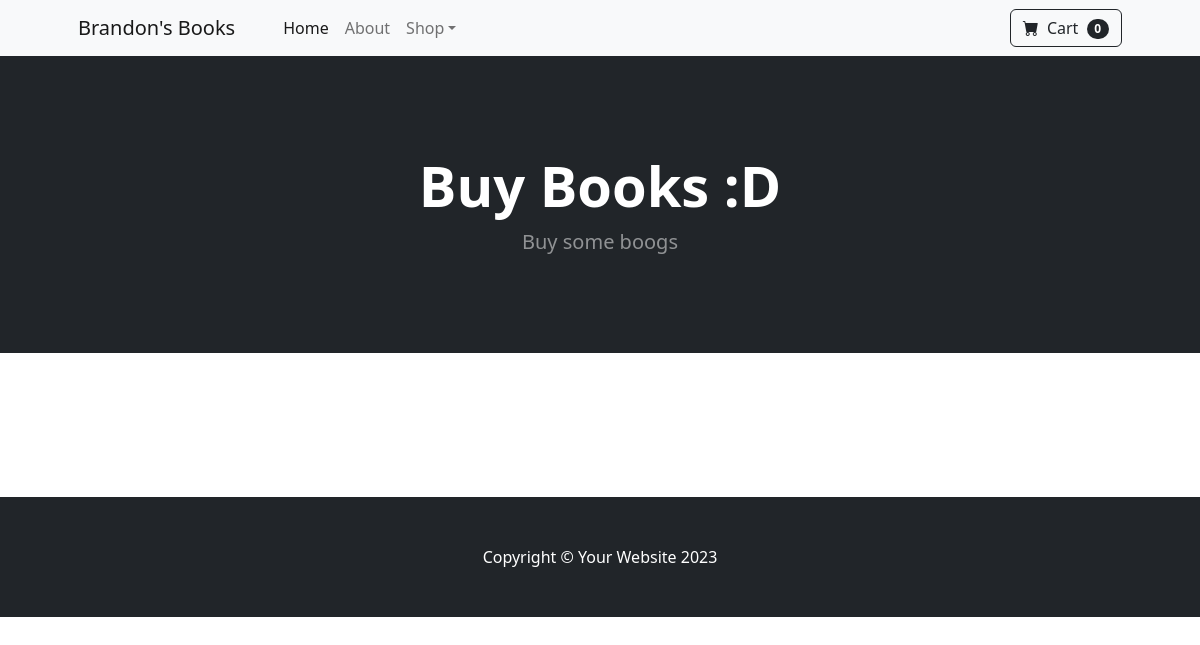
The app's page /, older data.
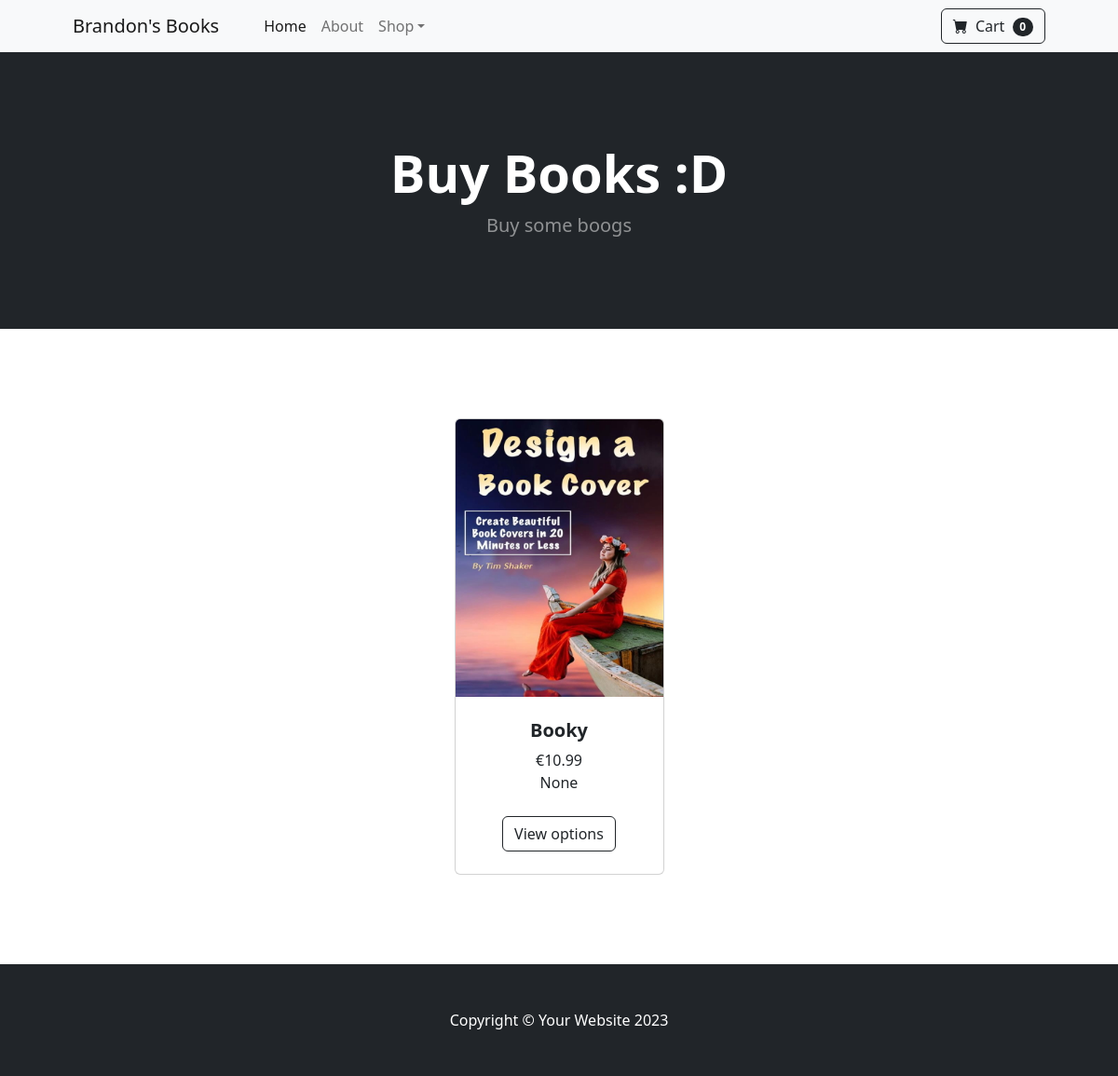
The same page, newer data.
### store/models.py (models this page shows, shortened)
class Product(models.Model):
    name = models.CharField(max_length=100)
    price = models.DecimalField(default=0, decimal_places=2, max_digits=9)
    category = models.ForeignKey(Category, on_delete=models.CASCADE, default=1)
    description = models.CharField(max_length=250, default='', blank=True, null=True)
    image = models.ImageField(upload_to='uploads/product/')
    is_sale = models.BooleanField(default=False)
    sale_price = models.DecimalField(default=0, decimal_places=2, max_digits=9)

### store/views.py (the view)
# urls.py: path('', views.home, name='home'),
def home(request):
    products = Product.objects.all()
    return render(request, 'home.html', {'products':products})

### store/templates/home.html (shortened to what this page needs)
{% load static %}
<!DOCTYPE html>
<html lang="en">
    <head>
        <link href="https://cdn.jsdelivr.net/npm/bootstrap-icons@1.5.0/font/bootstrap-icons.css" rel="stylesheet" />
        <link href="{% static 'css/styles.css' %}" rel="stylesheet" />
    </head>
    <body>
        <nav class="navbar navbar-expand-lg navbar-light bg-light">
            <div class="container px-4 px-lg-5">
                <a class="navbar-brand" href="#!">Brandon's Books</a>
                <div class="collapse navbar-collapse" id="navbarSupportedContent">
                    <ul class="navbar-nav me-auto mb-2 mb-lg-0 ms-lg-4">
                        <li class="nav-item"><a class="nav-link active" aria-current="page" href="#!">Home</a></li>
                        <li class="nav-item"><a class="nav-link" href="#!">About</a></li>
                        <li class="nav-item dropdown">
                            <a class="nav-link dropdown-toggle" id="navbarDropdown" href="#" role="button" data-bs-toggle="dropdown" aria-expanded="false">Shop</a>
                        </li>
                    </ul>
                    <form class="d-flex">
                        <button class="btn btn-outline-dark" type="submit">
                            <i class="bi-cart-fill me-1"></i>
                            Cart
                            <span class="badge bg-dark text-white ms-1 rounded-pill">0</span>
                        </button>
                    </form>
                </div>
            </div>
        </nav>
        <header class="bg-dark py-5">
            <div class="container px-4 px-lg-5 my-5">
                <div class="text-center text-white">
                    <h1 class="display-4 fw-bolder">Buy Books :D</h1>
                    <p class="lead fw-normal text-white-50 mb-0">Buy some boogs</p>
                </div>
            </div>
        </header>
        <section class="py-5">
            <div class="container px-4 px-lg-5 mt-5">
                <div class="row gx-4 gx-lg-5 row-cols-2 row-cols-md-3 row-cols-xl-4 justify-content-center">
                    {% for product in products %}
                        {% if product.is_sale %}
                        <div class="col mb-5">
                            <div class="card h-100">
                                <div class="badge bg-white text-dark position-absolute"
                                    style="top: 0.5rem; right:0.5rem">
                                    Sale!
                                </div>
                                <img class="card-img-top" src="{{ product.image.url }}" alt="Image of the Product" />
                                <div class="card-body p-4">
                                    <div class="text-center">
                                        <h5 class="fw-bolder">{{ product.name }}</h5>
                                        <div class="d-flex
                                            justify-content-center small
                                            text-warning mb-2">
                                            <div class="bi-star-fill"></div>
                                            &nbsp;SALE!&nbsp;
                                            <div class="bi-star-fill"></div>
                                        </div>
                                        <strike>€{{product.price}}</strike>
                                        <br>
                                        €{{product.sale_price}}
                                        <br>
                                        {{product.description}}
                                    </div>
                                </div>
                                <div class="card-footer p-4 pt-0 border-top-0 bg-transparent">
                                    <div class="text-center"><a class="btn btn-outline-dark mt-auto" href="#">View options</a></div>
                                </div>
                            </div>
                        </div>
                        {% else %}
                            <div class="col mb-5">
                                <div class="card h-100">
                                    <img class="card-img-top" src="{{ product.image.url }}" alt="Image of the Product" />
                                    <div class="card-body p-4">
                                        <div class="text-center">
                                            <h5 class="fw-bolder">{{ product.name }}</h5>
                                            €{{product.price}}
                                            <br>
                                            {{product.description}}
                                        </div>
                                    </div>
                                    <div class="card-footer p-4 pt-0 border-top-0 bg-transparent">
                                        <div class="text-center"><a class="btn btn-outline-dark mt-auto" href="#">View options</a></div>
                                    </div>
                                </div>
                            </div>
                        {% endif %}
                    {% endfor %}
                </div>
            </div>
        </section>
        <footer class="py-5 bg-dark">
            <div class="container"><p class="m-0 text-center text-white">Copyright &copy; Your Website 2023</p></div>
        </footer>
    </body>
</html>

Row changes from the older to the newer data that the page shows:
added Product: image (picture), name "Booky", price "10.99", description "None"
